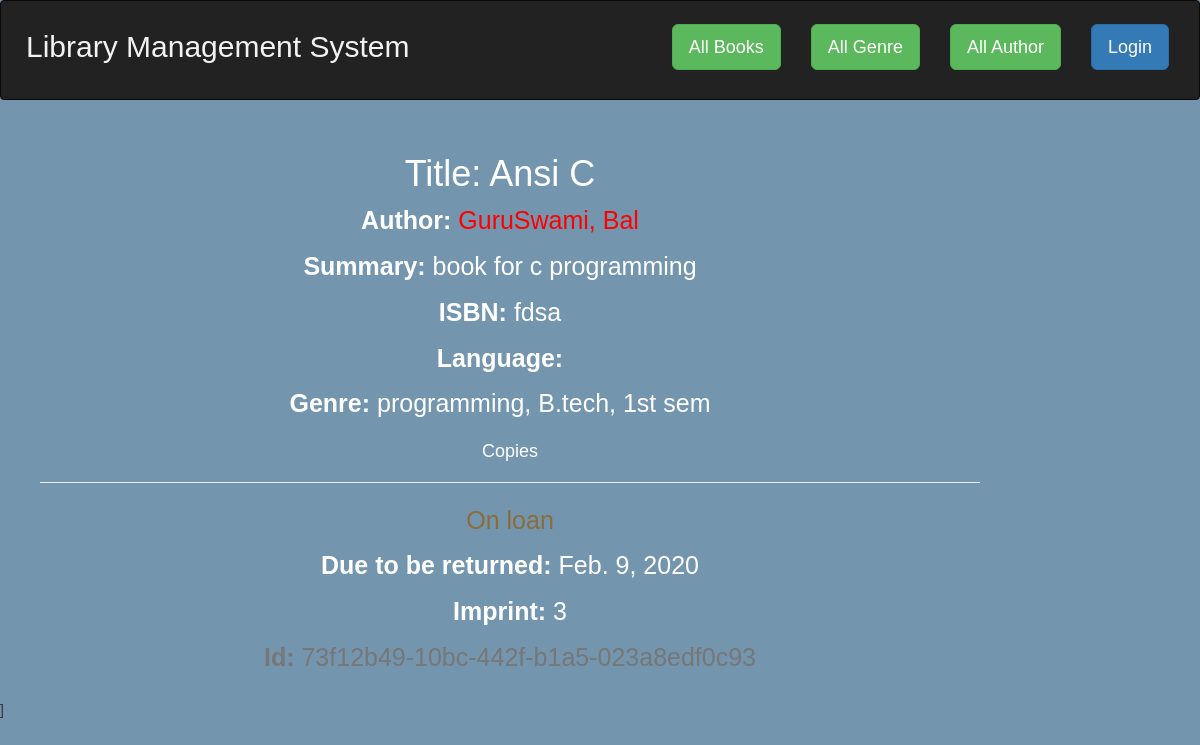
/catalog/book/2, run on an earlier commit of the app's database.
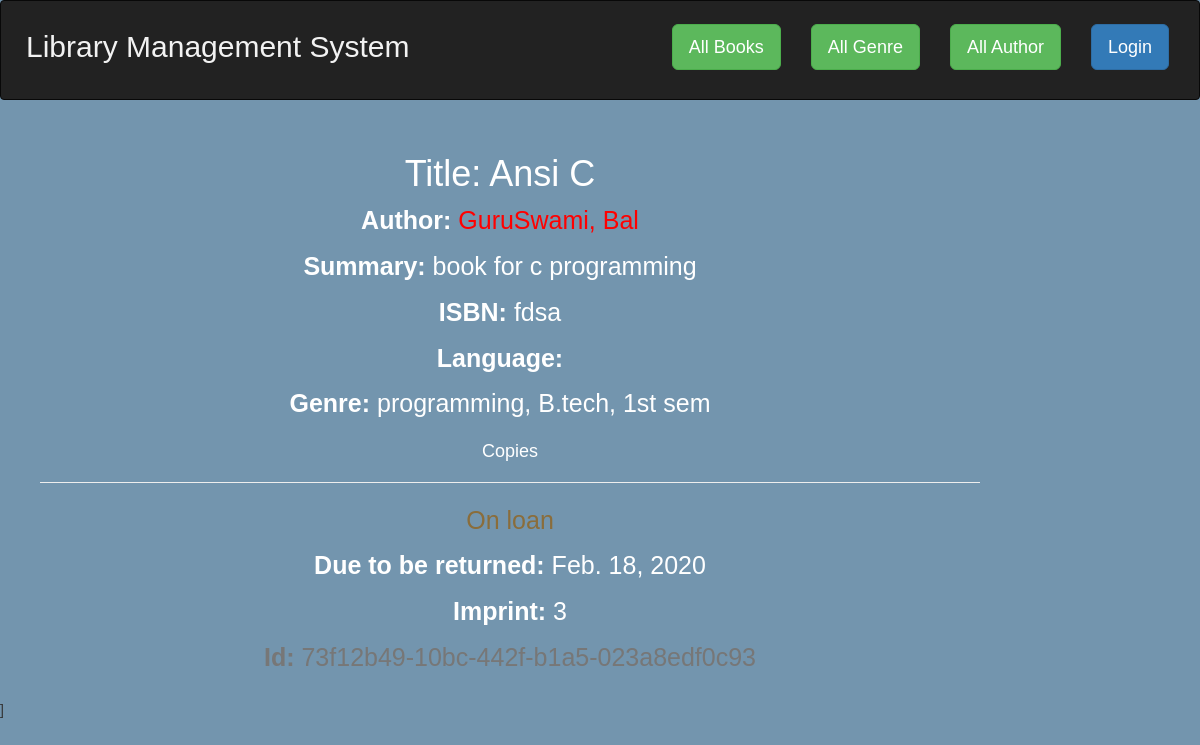
And on a later commit of the database.
### catalog/models.py (models this page shows, shortened)
class BookInstance(models.Model):
    id = models.UUIDField(primary_key=True, default=uuid.uuid4, help_text='Unique ID for this particular book across whole library')
    book = models.ForeignKey('Book', on_delete=models.SET_NULL, null=True)
    imprint = models.CharField(max_length=200)
    due_back = models.DateField(null=True, blank=True)
    borrower=models.ForeignKey(User,on_delete=models.SET_NULL, null=True, blank=True)
    LOAN_STATUS = (
        ('m', 'Maintenance'),
        ('o', 'On loan'),
        ('a', 'Available'),
        ('r', 'Reserved'),
    )
    status = models.CharField(
        max_length=1,
        choices=LOAN_STATUS,
        blank=True,
        default='m',
        help_text='Book availability',
    )
    class Meta:
        ordering = ['due_back']

### catalog/views.py (the view)
# urls.py: path('book/<int:pk>', views.BookDetailView.as_view(), name='book-detail'),
class BookDetailView(generic.DetailView):
    model = Book

### catalog/models.py (called while the page is built)
    def __str__(self):
        a=self.master
        if a==None:
            a=''
        else:
            a=str(a)
            a+=','
        return f'{a} {self.name}'

    def __str__(self):
        return f'{self.last_name}, {self.first_name}'

### catalog/templates/catalog/book_detail.html
{% extends "base_generic.html" %}
{% block content %}
  <h1>Title: {{ book.title }}</h1>
  <p><strong>Author:</strong> <a href="{% url 'author-detail' book.author.pk %}">{{ book.author }}</a></p>
  <p><strong>Summary:</strong> {{ book.summary }}</p>
  <p><strong>ISBN:</strong> {{ book.isbn }}</p>
  <p><strong>Language:</strong> {{ book.language }}</p>
  <p><strong>Genre:</strong> {{ book.genre.all|join:", " }}</p>
  <div style="margin-left:20px;margin-top:20px">
    <h4>Copies</h4>
    {% for copy in book.bookinstance_set.all %}
      <hr>
      <p class="{% if copy.status == 'a' %}text-success{% elif copy.status == 'm' %}text-danger{% else %}text-warning{% endif %}">
        {{ copy.get_status_display }}
      </p>
      {% if copy.status != 'a' %}
        <p><strong>Due to be returned:</strong> {{ copy.due_back }}</p>
      {% endif %}
      <p><strong>Imprint:</strong> {{ copy.imprint }}</p>
      <p class="text-muted"><strong>Id:</strong> {{ copy.id }}</p>
    {% endfor %}
  </div>
{% endblock %}

What changed in the data, as far as the page shows it:
changed BookInstance "On loan": due_back "Feb. 9, 2020" → "Feb. 18, 2020"
